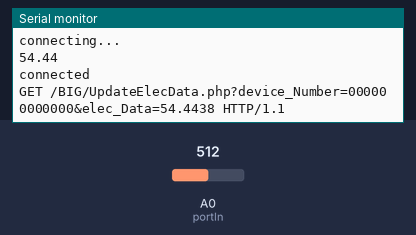
Simulated run of this sketch. Board: Arduino Leonardo, built with avr-gcc and run on an emulated ATmega32U4. Parts: the last lines printed to the serial monitor. Inputs (shaded band) come from the test bench; at power-on: A0 (portIn) = 512. WiFi joins after 1.5 s; servers stay silent unless stated.

Above: at 2.8 s.
2.9 s: A0 (portIn) set to 716
At 2.97 s:
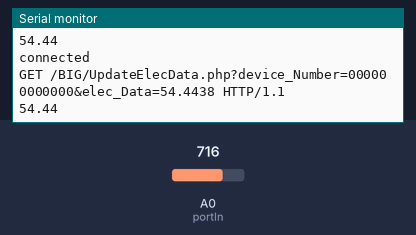
4.6 s: A0 (portIn) set to 900
At 6.2 s:
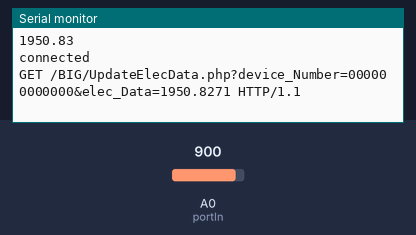
Timing chart, 0 to 7.7 s (numbered marks = the images above; inputs shaded):
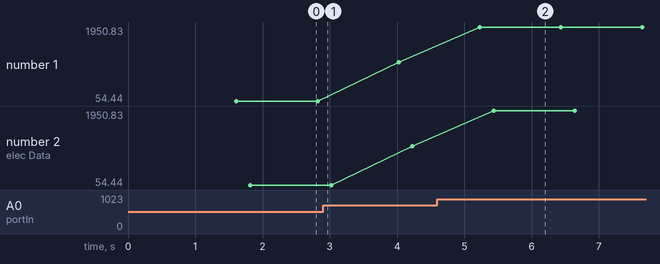

Measured:
- after the input at 4.6 s, the serial monitor: prints a new line after 0.63 s (image 2)
- plotted number 1: 54.44 → 1051.51 after the input at 2.9 s, 1051.51 → 1950.83 after the input at 4.6 s
- plotted number 2: 54.44 → 1051.51 after the input at 2.9 s, 1051.51 → 1950.83 after the input at 4.6 s

The sketch:

Arduino.ino
```cpp
#include <SPI.h>
#include <Ethernet.h>

//analog
int portIn = A0;
double v;

// Enter a MAC address for your controller below.
// Newer Ethernet shields have a MAC address printed on a sticker on the shield
byte mac[] = {  0x00, 0x00, 0x00, 0x00, 0x00, 0x00 };
char serverName[] = "http://kebin1104.dothome.co.kr";
IPAddress ip(112,175,184,33);
String device_number = "000000000000";

EthernetClient client;

void setup() {
 // Open serial communications and wait for port to open:
  Serial.begin(9600);
   while (!Serial) {
    ; // wait for serial port to connect. Needed for Leonardo only
  }

  // start the Ethernet connection:
  if (Ethernet.begin(mac) == 0) {
    Serial.println("Failed to configure Ethernet using DHCP");
    while(true);
  }
  // give the Ethernet shield a second to initialize:
  delay(100);
  Serial.println("connecting...");

}

void loop()
{
  v = analogRead(portIn);
  v = (v * 5.0 / 1023.0) * 1000.0 - 2448.0;
  if(v < 0)
  {
    v = 0;
  }
  Serial.println(v);

  if (client.connect(ip, 80)) {
    Serial.println("connected");
    // Make a HTTP request:
    char chValue[32];
    dtostrf(v,2,4,chValue);
    String strValue = String(chValue);
    String post =
  "GET /BIG/UpdateElecData.php?device_Number=" + device_number + "&elec_Data=" + strValue + " HTTP/1.1";
    client.println(post);
    client.println("Host: kebin1104.dothome.co.kr");
    client.println();
    Serial.println(post);
  }
  else {
    Serial.println("connection failed");
  }
  client.stop();
  delay(1000);
}
```
